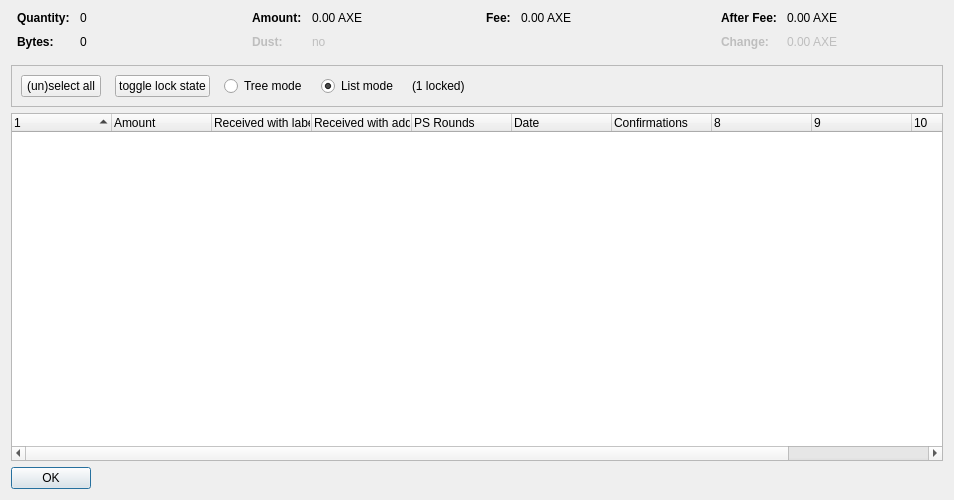
<?xml version="1.0" encoding="UTF-8"?>
<ui version="4.0">
 <class>CoinControlDialog</class>
 <widget class="QDialog" name="CoinControlDialog">
  <property name="geometry">
   <rect>
    <x>0</x>
    <y>0</y>
    <width>954</width>
    <height>500</height>
   </rect>
  </property>
  <property name="windowTitle">
   <string>Coin Selection</string>
  </property>
  <layout class="QVBoxLayout" name="verticalLayout">
   <item>
    <layout class="QHBoxLayout" name="horizontalLayoutTop" stretch="0,0,0,0">
     <property name="topMargin">
      <number>0</number>
     </property>
     <property name="bottomMargin">
      <number>10</number>
     </property>
     <item>
      <layout class="QFormLayout" name="formLayoutCoinControl1">
       <property name="horizontalSpacing">
        <number>10</number>
       </property>
       <property name="verticalSpacing">
        <number>10</number>
       </property>
       <property name="leftMargin">
        <number>6</number>
       </property>
       <property name="rightMargin">
        <number>6</number>
       </property>
       <item row="0" column="0">
        <widget class="QLabel" name="labelCoinControlQuantityText">
         <property name="font">
          <font>
           <weight>75</weight>
           <bold>true</bold>
          </font>
         </property>
         <property name="text">
          <string>Quantity:</string>
         </property>
        </widget>
       </item>
       <item row="0" column="1">
        <widget class="QLabel" name="labelCoinControlQuantity">
         <property name="cursor">
          <cursorShape>IBeamCursor</cursorShape>
         </property>
         <property name="contextMenuPolicy">
          <enum>Qt::ActionsContextMenu</enum>
         </property>
         <property name="text">
          <string notr="true">0</string>
         </property>
         <property name="textInteractionFlags">
          <set>Qt::LinksAccessibleByMouse|Qt::TextSelectableByKeyboard|Qt::TextSelectableByMouse</set>
         </property>
        </widget>
       </item>
       <item row="1" column="0">
        <widget class="QLabel" name="labelCoinControlBytesText">
         <property name="font">
          <font>
           <weight>75</weight>
           <bold>true</bold>
          </font>
         </property>
         <property name="text">
          <string>Bytes:</string>
         </property>
        </widget>
       </item>
       <item row="1" column="1">
        <widget class="QLabel" name="labelCoinControlBytes">
         <property name="cursor">
          <cursorShape>IBeamCursor</cursorShape>
         </property>
         <property name="contextMenuPolicy">
          <enum>Qt::ActionsContextMenu</enum>
         </property>
         <property name="text">
          <string notr="true">0</string>
         </property>
         <property name="textInteractionFlags">
          <set>Qt::LinksAccessibleByMouse|Qt::TextSelectableByKeyboard|Qt::TextSelectableByMouse</set>
         </property>
        </widget>
       </item>
      </layout>
     </item>
     <item>
      <layout class="QFormLayout" name="formLayoutCoinControl2">
       <property name="horizontalSpacing">
        <number>10</number>
       </property>
       <property name="verticalSpacing">
        <number>10</number>
       </property>
       <property name="leftMargin">
        <number>6</number>
       </property>
       <property name="rightMargin">
        <number>6</number>
       </property>
       <item row="0" column="0">
        <widget class="QLabel" name="labelCoinControlAmountText">
         <property name="font">
          <font>
           <weight>75</weight>
           <bold>true</bold>
          </font>
         </property>
         <property name="text">
          <string>Amount:</string>
         </property>
        </widget>
       </item>
       <item row="0" column="1">
        <widget class="QLabel" name="labelCoinControlAmount">
         <property name="cursor">
          <cursorShape>IBeamCursor</cursorShape>
         </property>
         <property name="contextMenuPolicy">
          <enum>Qt::ActionsContextMenu</enum>
         </property>
         <property name="text">
          <string notr="true">0.00 AXE</string>
         </property>
         <property name="textInteractionFlags">
          <set>Qt::LinksAccessibleByMouse|Qt::TextSelectableByKeyboard|Qt::TextSelectableByMouse</set>
         </property>
        </widget>
       </item>
       <item row="1" column="0">
        <widget class="QLabel" name="labelCoinControlLowOutputText">
         <property name="enabled">
          <bool>false</bool>
         </property>
         <property name="font">
          <font>
           <weight>75</weight>
           <bold>true</bold>
          </font>
         </property>
         <property name="text">
          <string>Dust:</string>
         </property>
        </widget>
       </item>
       <item row="1" column="1">
        <widget class="QLabel" name="labelCoinControlLowOutput">
         <property name="enabled">
          <bool>false</bool>
         </property>
         <property name="cursor">
          <cursorShape>IBeamCursor</cursorShape>
         </property>
         <property name="contextMenuPolicy">
          <enum>Qt::ActionsContextMenu</enum>
         </property>
         <property name="text">
          <string notr="true">no</string>
         </property>
         <property name="textInteractionFlags">
          <set>Qt::LinksAccessibleByMouse|Qt::TextSelectableByKeyboard|Qt::TextSelectableByMouse</set>
         </property>
        </widget>
       </item>
      </layout>
     </item>
     <item>
      <layout class="QFormLayout" name="formLayoutCoinControl3">
       <property name="horizontalSpacing">
        <number>10</number>
       </property>
       <property name="verticalSpacing">
        <number>10</number>
       </property>
       <property name="leftMargin">
        <number>6</number>
       </property>
       <property name="rightMargin">
        <number>6</number>
       </property>
       <item row="0" column="0">
        <widget class="QLabel" name="labelCoinControlFeeText">
         <property name="font">
          <font>
           <weight>75</weight>
           <bold>true</bold>
          </font>
         </property>
         <property name="text">
          <string>Fee:</string>
         </property>
        </widget>
       </item>
       <item row="0" column="1">
        <widget class="QLabel" name="labelCoinControlFee">
         <property name="cursor">
          <cursorShape>IBeamCursor</cursorShape>
         </property>
         <property name="contextMenuPolicy">
          <enum>Qt::ActionsContextMenu</enum>
         </property>
         <property name="text">
          <string notr="true">0.00 AXE</string>
         </property>
         <property name="textInteractionFlags">
          <set>Qt::LinksAccessibleByMouse|Qt::TextSelectableByKeyboard|Qt::TextSelectableByMouse</set>
         </property>
        </widget>
       </item>
      </layout>
     </item>
     <item>
      <layout class="QFormLayout" name="formLayoutCoinControl4">
       <property name="horizontalSpacing">
        <number>10</number>
       </property>
       <property name="verticalSpacing">
        <number>10</number>
       </property>
       <property name="leftMargin">
        <number>6</number>
       </property>
       <property name="rightMargin">
        <number>6</number>
       </property>
       <item row="0" column="0">
        <widget class="QLabel" name="labelCoinControlAfterFeeText">
         <property name="font">
          <font>
           <weight>75</weight>
           <bold>true</bold>
          </font>
         </property>
         <property name="text">
          <string>After Fee:</string>
         </property>
        </widget>
       </item>
       <item row="0" column="1">
        <widget class="QLabel" name="labelCoinControlAfterFee">
         <property name="cursor">
          <cursorShape>IBeamCursor</cursorShape>
         </property>
         <property name="contextMenuPolicy">
          <enum>Qt::ActionsContextMenu</enum>
         </property>
         <property name="text">
          <string notr="true">0.00 AXE</string>
         </property>
         <property name="textInteractionFlags">
          <set>Qt::LinksAccessibleByMouse|Qt::TextSelectableByKeyboard|Qt::TextSelectableByMouse</set>
         </property>
        </widget>
       </item>
       <item row="1" column="0">
        <widget class="QLabel" name="labelCoinControlChangeText">
         <property name="enabled">
          <bool>false</bool>
         </property>
         <property name="font">
          <font>
           <weight>75</weight>
           <bold>true</bold>
          </font>
         </property>
         <property name="text">
          <string>Change:</string>
         </property>
        </widget>
       </item>
       <item row="1" column="1">
        <widget class="QLabel" name="labelCoinControlChange">
         <property name="enabled">
          <bool>false</bool>
         </property>
         <property name="cursor">
          <cursorShape>IBeamCursor</cursorShape>
         </property>
         <property name="contextMenuPolicy">
          <enum>Qt::ActionsContextMenu</enum>
         </property>
         <property name="text">
          <string notr="true">0.00 AXE</string>
         </property>
         <property name="textInteractionFlags">
          <set>Qt::LinksAccessibleByMouse|Qt::TextSelectableByKeyboard|Qt::TextSelectableByMouse</set>
         </property>
        </widget>
       </item>
      </layout>
     </item>
    </layout>
   </item>
   <item>
    <widget class="QFrame" name="frame">
     <property name="minimumSize">
      <size>
       <width>0</width>
       <height>40</height>
      </size>
     </property>
     <property name="frameShape">
      <enum>QFrame::StyledPanel</enum>
     </property>
     <property name="frameShadow">
      <enum>QFrame::Sunken</enum>
     </property>
     <layout class="QHBoxLayout" name="horizontalLayout">
      <item>
       <layout class="QHBoxLayout" name="horizontalLayoutPanel" stretch="0,0,0,0,0,0">
        <property name="spacing">
         <number>14</number>
        </property>
        <item>
         <widget class="QPushButton" name="pushButtonSelectAll">
          <property name="sizePolicy">
           <sizepolicy hsizetype="Maximum" vsizetype="Fixed">
            <horstretch>0</horstretch>
            <verstretch>0</verstretch>
           </sizepolicy>
          </property>
          <property name="text">
           <string>(un)select all</string>
          </property>
          <property name="autoDefault">
           <bool>false</bool>
          </property>
         </widget>
        </item>
        <item>
         <widget class="QPushButton" name="pushButtonToggleLock">
          <property name="sizePolicy">
           <sizepolicy hsizetype="Maximum" vsizetype="Fixed">
            <horstretch>0</horstretch>
            <verstretch>0</verstretch>
           </sizepolicy>
          </property>
          <property name="text">
           <string>toggle lock state</string>
          </property>
          <property name="autoDefault">
           <bool>false</bool>
          </property>
         </widget>
        </item>
        <item>
         <widget class="QRadioButton" name="radioTreeMode">
          <property name="sizePolicy">
           <sizepolicy hsizetype="Maximum" vsizetype="Fixed">
            <horstretch>0</horstretch>
            <verstretch>0</verstretch>
           </sizepolicy>
          </property>
          <property name="text">
           <string>Tree mode</string>
          </property>
         </widget>
        </item>
        <item>
         <widget class="QRadioButton" name="radioListMode">
          <property name="sizePolicy">
           <sizepolicy hsizetype="Maximum" vsizetype="Fixed">
            <horstretch>0</horstretch>
            <verstretch>0</verstretch>
           </sizepolicy>
          </property>
          <property name="text">
           <string>List mode</string>
          </property>
          <property name="checked">
           <bool>true</bool>
          </property>
         </widget>
        </item>
        <item>
         <widget class="QLabel" name="labelLocked">
          <property name="text">
           <string>(1 locked)</string>
          </property>
         </widget>
        </item>
        <item>
         <spacer name="horizontalSpacer">
          <property name="orientation">
           <enum>Qt::Horizontal</enum>
          </property>
          <property name="sizeHint" stdset="0">
           <size>
            <width>40</width>
            <height>20</height>
           </size>
          </property>
         </spacer>
        </item>
       </layout>
      </item>
     </layout>
    </widget>
   </item>
   <item>
    <widget class="CoinControlTreeWidget" name="treeWidget">
     <property name="contextMenuPolicy">
      <enum>Qt::CustomContextMenu</enum>
     </property>
     <property name="sortingEnabled">
      <bool>false</bool>
     </property>
     <property name="columnCount">
      <number>11</number>
     </property>
     <attribute name="headerShowSortIndicator" stdset="0">
      <bool>true</bool>
     </attribute>
     <attribute name="headerStretchLastSection">
      <bool>false</bool>
     </attribute>
     <column>
      <property name="text">
       <string/>
      </property>
     </column>
     <column>
      <property name="text">
       <string>Amount</string>
      </property>
     </column>
     <column>
      <property name="text">
       <string>Received with label</string>
      </property>
     </column>
     <column>
      <property name="text">
       <string>Received with address</string>
      </property>
     </column>
     <column>
      <property name="text">
       <string>PS Rounds</string>
      </property>
     </column>
     <column>
      <property name="text">
       <string>Date</string>
      </property>
     </column>
     <column>
      <property name="text">
       <string>Confirmations</string>
      </property>
      <property name="toolTip">
       <string>Confirmed</string>
      </property>
     </column>
     <column>
      <property name="text">
       <string/>
      </property>
     </column>
     <column>
      <property name="text">
       <string/>
      </property>
     </column>
     <column>
      <property name="text">
       <string/>
      </property>
     </column>
     <column>
      <property name="text">
       <string/>
      </property>
     </column>
    </widget>
   </item>
   <item>
    <widget class="QDialogButtonBox" name="buttonBox">
     <property name="sizePolicy">
      <sizepolicy hsizetype="Maximum" vsizetype="Fixed">
       <horstretch>0</horstretch>
       <verstretch>0</verstretch>
      </sizepolicy>
     </property>
     <property name="orientation">
      <enum>Qt::Horizontal</enum>
     </property>
     <property name="standardButtons">
      <set>QDialogButtonBox::Ok</set>
     </property>
    </widget>
   </item>
  </layout>
 </widget>
 <customwidgets>
  <customwidget>
   <class>CoinControlTreeWidget</class>
   <extends>QTreeWidget</extends>
   <header>qt/coincontroltreewidget.h</header>
  </customwidget>
 </customwidgets>
 <resources/>
 <connections/>
</ui>
